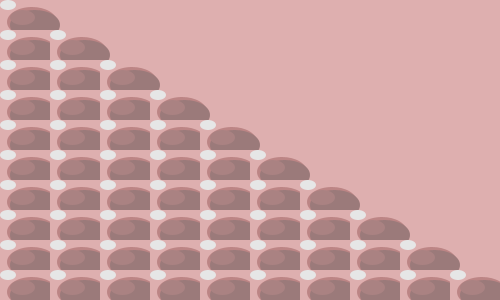
Frame 1 (no input)
Frame 60 (the mouse pressed at the canvas centre just before this capture): identical to frame 1, image omitted
Frame 120 (the mouse held since frame 60 and released just before this capture): identical to frame 1, image omitted

The Processing sketch that drew this single still picture (run headless with seeded random() and noise(); from frame 60 on, the mouse is pressed at the canvas centre):

// Processing sketch: processing_167148
// ── processing_167148.pde

//Declaració de variables//

int midax, miday;
int numquadrats;
int estat=1;


//Inicialització setup//
void setup()
{
  size(500, 300); //Mida del dibuix
  numquadrats = 10; //Total de quadrats en x i y
  midax = width/numquadrats;
  miday = height/numquadrats;
  rectMode(CORNER);
  ellipseMode(CORNER);

  noStroke();
  
}


//Inicialització draw
void draw()
{
background(222,175,175);
  if(estat ==2) {
    
    int nfigures=1;
    for (int j = 0; (j < height/numquadrats); j++)
    {
      for (int i = 0; (i < height/numquadrats); i++)
      {
        fill(222,175,175);
        rect(i*midax, j*miday, midax, miday);
         fill(230,230,230);
        ellipse(i*midax, j*miday, midax/3, miday/3);
        fill(188,133,133);
        ellipse(i*midax+7, j*miday+7, midax, miday);
         fill(155,122,122);
         ellipse(i*midax+10, j*miday+10, midax, miday);
         fill(170, 130, 130);
         ellipse(i*midax+10, j*miday+10, midax/2, miday/2);
      }
    }
  }
    
    else {
      
       for (int j = 0; (j < height/numquadrats); j++)
    {
      for (int i = 0;  i<=j; i++)
      {
        
        fill(222,175,175);
        rect(i*midax, j*miday, midax, miday);
         fill(230,230,230);
        ellipse(i*midax, j*miday, midax/3, miday/3);
        fill(188,133,133);
        ellipse(i*midax+7, j*miday+7, midax, miday);
         fill(155,122,122);
         ellipse(i*midax+10, j*miday+10, midax, miday);
         fill(170, 130, 130);
         ellipse(i*midax+10, j*miday+10, midax/2, miday/2);
        
      }
    }
    }


}

void keyPressed()
{
  if (key == 'r')  estat = 2;
  else                    estat = 1;
}

   
   
